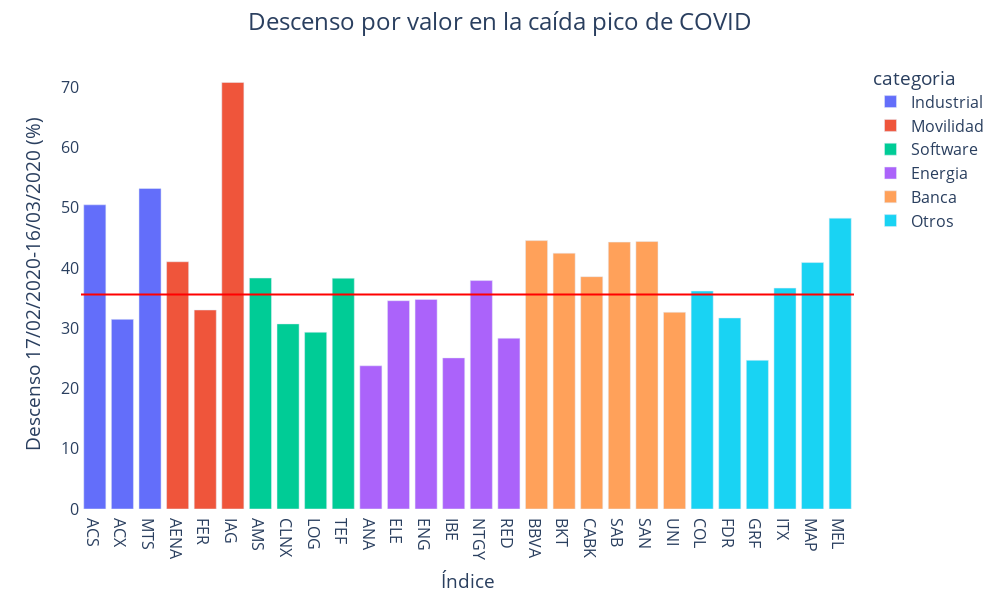

Notebook code cell kept with this figure:
### Code cell
grafico_descenso_por_valor_categoria(df_descenso_empresa)

### Figure 1 — Plotly figure (JSON) as saved in the notebook; plotly's stock layout.template omitted (floating-point values rounded to 4 significant figures)
{"data": [{"alignmentgroup": "True", "hovertemplate": "categoria=Industrial<br>Empresa=%{x}<br>Valor=%{y}<extra></extra>", "legendgroup": "Industrial", "marker": {"color": "#636efa", "pattern": {"shape": ""}}, "name": "Industrial", "offsetgroup": "Industrial", "orientation": "v", "showlegend": true, "textposition": "auto", "type": "bar", "x": ["ACS", "ACX", "MTS"], "xaxis": "x", "y": [50.49, 31.48, 53.2], "yaxis": "y"}, {"alignmentgroup": "True", "hovertemplate": "categoria=Movilidad<br>Empresa=%{x}<br>Valor=%{y}<extra></extra>", "legendgroup": "Movilidad", "marker": {"color": "#EF553B", "pattern": {"shape": ""}}, "name": "Movilidad", "offsetgroup": "Movilidad", "orientation": "v", "showlegend": true, "textposition": "auto", "type": "bar", "x": ["AENA", "FER", "IAG"], "xaxis": "x", "y": [41.04, 33.03, 70.8], "yaxis": "y"}, {"alignmentgroup": "True", "hovertemplate": "categoria=Software<br>Empresa=%{x}<br>Valor=%{y}<extra></extra>", "legendgroup": "Software", "marker": {"color": "#00cc96", "pattern": {"shape": ""}}, "name": "Software", "offsetgroup": "Software", "orientation": "v", "showlegend": true, "textposition": "auto", "type": "bar", "x": ["AMS", "CLNX", "LOG", "TEF"], "xaxis": "x", "y": [38.34, 30.73, 29.34, 38.3], "yaxis": "y"}, {"alignmentgroup": "True", "hovertemplate": "categoria=Energia<br>Empresa=%{x}<br>Valor=%{y}<extra></extra>", "legendgroup": "Energia", "marker": {"color": "#ab63fa", "pattern": {"shape": ""}}, "name": "Energia", "offsetgroup": "Energia", "orientation": "v", "showlegend": true, "textposition": "auto", "type": "bar", "x": ["ANA", "ELE", "ENG", "IBE", "NTGY", "RED"], "xaxis": "x", "y": [23.77, 34.58, 34.79, 25.08, 37.92, 28.35], "yaxis": "y"}, {"alignmentgroup": "True", "hovertemplate": "categoria=Banca<br>Empresa=%{x}<br>Valor=%{y}<extra></extra>", "legendgroup": "Banca", "marker": {"color": "#FFA15A", "pattern": {"shape": ""}}, "name": "Banca", "offsetgroup": "Banca", "orientation": "v", "showlegend": true, "textposition": "auto", "type": "bar", "x": ["BBVA", "BKT", "CABK", "SAB", "SAN", "UNI"], "xaxis": "x", "y": [44.55, 42.47, 38.57, 44.3, 44.4, 32.66], "yaxis": "y"}, {"alignmentgroup": "True", "hovertemplate": "categoria=Otros<br>Empresa=%{x}<br>Valor=%{y}<extra></extra>", "legendgroup": "Otros", "marker": {"color": "#19d3f3", "pattern": {"shape": ""}}, "name": "Otros", "offsetgroup": "Otros", "orientation": "v", "showlegend": true, "textposition": "auto", "type": "bar", "x": ["COL", "FDR", "GRF", "ITX", "MAP", "MEL"], "xaxis": "x", "y": [36.17, 31.71, 24.68, 36.67, 40.91, 48.28], "yaxis": "y"}], "layout": {"autosize": false, "barmode": "relative", "font": {"size": 16}, "height": 600, "legend": {"title": {"text": "categoria"}, "tracegroupgap": 0}, "margin": {"t": 60}, "paper_bgcolor": "white", "plot_bgcolor": "white", "shapes": [{"line": {"color": "red", "width": 2}, "type": "line", "x0": -0.5, "x1": 27.5, "y0": 35.61, "y1": 35.61}], "showlegend": true, "title": {"font": {"size": 24}, "text": "Descenso por valor en la caída pico de COVID", "x": 0.5}, "width": 1000, "xaxis": {"anchor": "y", "domain": [0, 1], "title": {"text": "Índice"}}, "yaxis": {"anchor": "x", "domain": [0, 1], "title": {"text": "Descenso 17/02/2020-16/03/2020 (%)"}}}}
